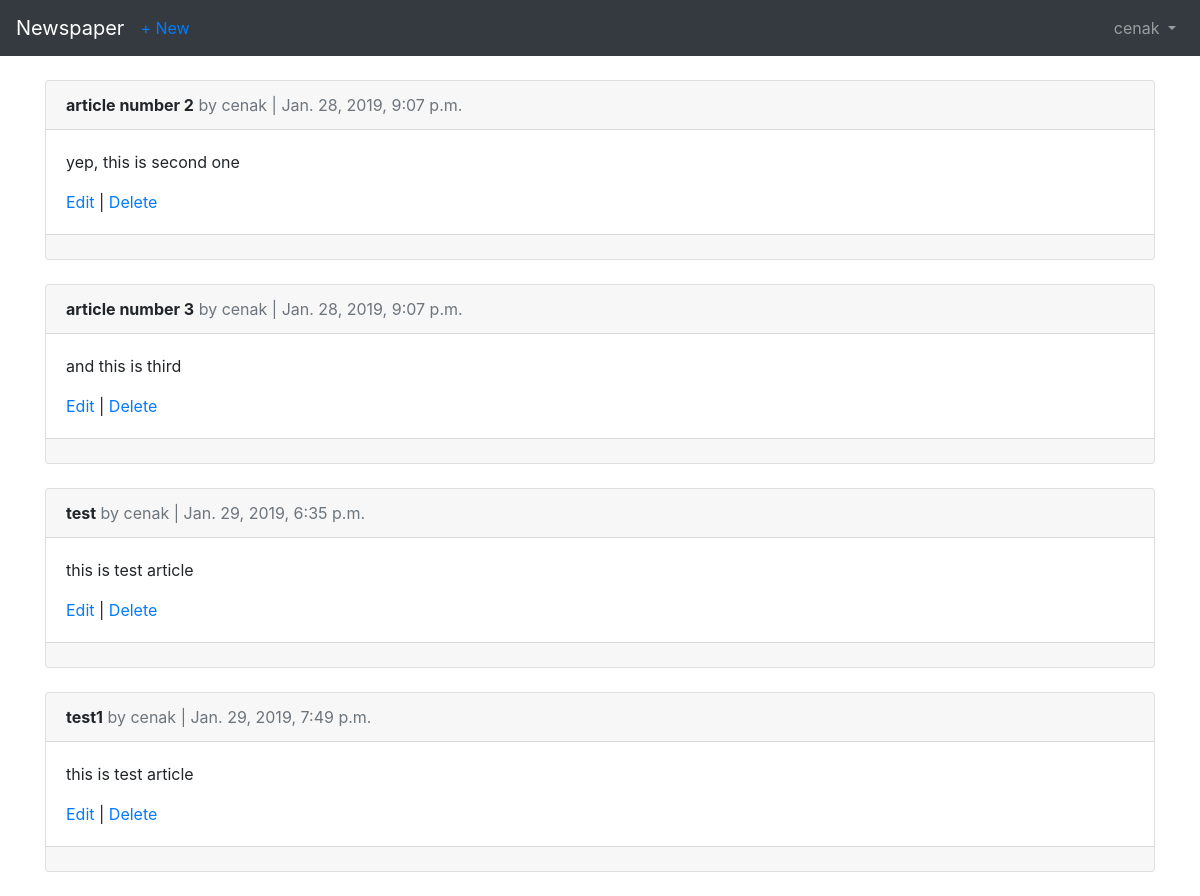
Page /articles/ (signed in) on the earlier database version.
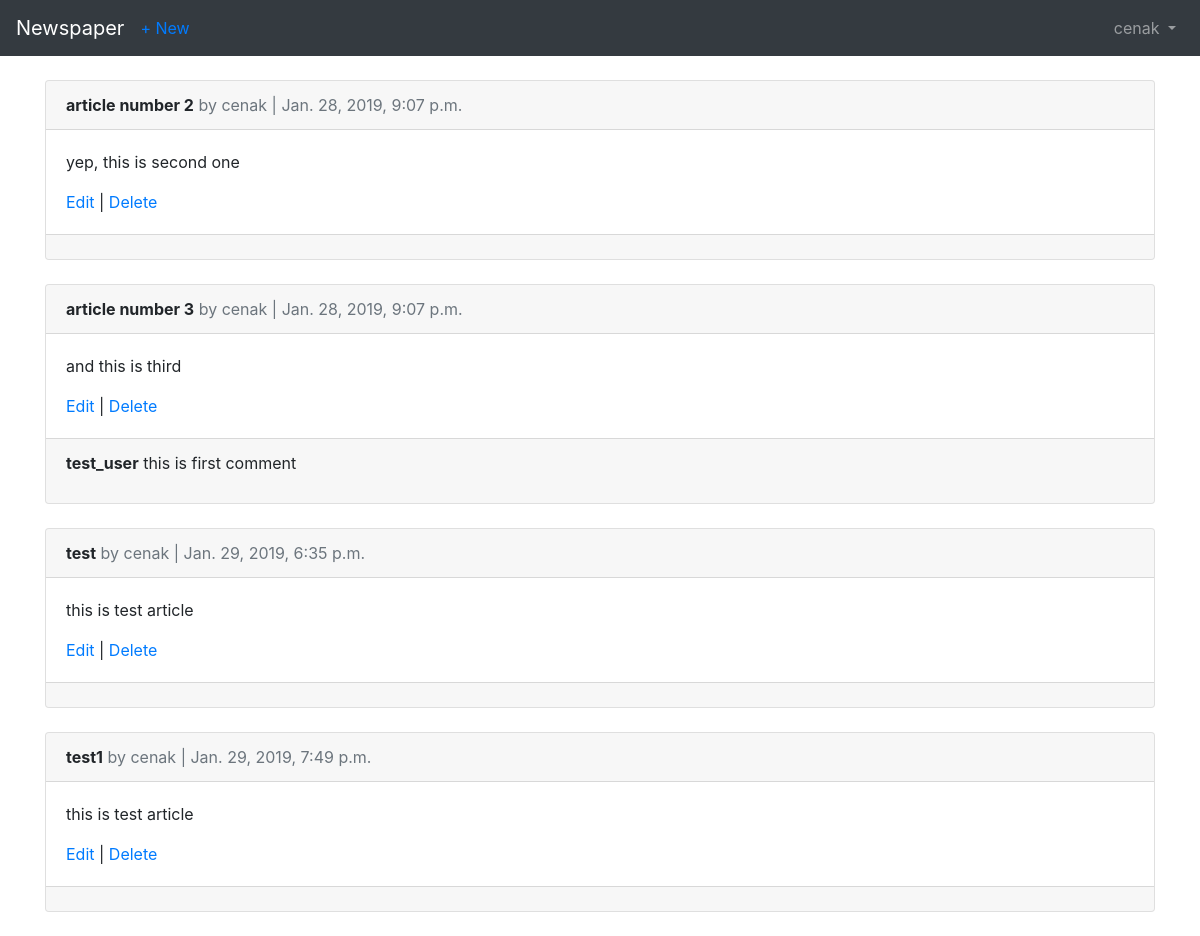
Same page on the later database version.
### users/models.py (models this page shows)
class CustomUser(AbstractUser):
    age = models.PositiveIntegerField(default=0)

### articles/models.py (models this page shows, shortened)
class Article(models.Model):
    title = models.CharField(max_length=255)
    body = models.TextField()
    date = models.DateTimeField(auto_now_add=True)
    author = models.ForeignKey(
        settings.AUTH_USER_MODEL,
        on_delete = models.CASCADE,
    )

class Comment(models.Model):
    article = models.ForeignKey(
        Article,
        on_delete = models.CASCADE,
        related_name = 'comments'
        )
    comment = models.CharField(max_length=140)
    author = models.ForeignKey(
        settings.AUTH_USER_MODEL,
        on_delete = models.CASCADE
    )
    def __str__(self):
        return self.comment

### articles/views.py (the view)
# urls.py: path('', views.ArticleListView.as_view(), name='article_list'),
class ArticleListView(LoginRequiredMixin, ListView):
    model = models.Article
    template_name = 'article_list.html'
    login_url = 'login'

### templates/article_list.html (shortened to what this page needs)
{% extends 'base.html' %}
{% block content %}
  {% for article in object_list %}
    <div class="card">
      <div class="card-header">
        <span class="font-weight-bold">{{ article.title }}</span>
        <span class="text-muted">by {{ article.author }} | {{ article.date }}</span>
      </div>
      <div class="card-body">
        <p>{{ article.body }}</p>
        <a href="{% url 'article_edit' article.pk %}">Edit</a> |
        <a href="{% url 'article_delete' article.pk %}">Delete</a>
      </div>
      <div class="card-footer">
        {% for comment in article.comments.all %}
          <p>
            <span class="font-weight-bold">{{ comment.author }}</span>
            {{ comment }}
          </p>
        {% endfor %}
      </div>
    </div>
    <br />
  {% endfor %}
{% endblock content %}

### templates/base.html (shortened to what this page needs)
<!DOCTYPE html>
{% load static %}
<html lang="en">
  <head>
    <link rel="stylesheet" href="https://maxcdn.bootstrapcdn.com/bootstrap/4.0.0/css/bootstrap.min.css">
  </head>
  <body>
    <nav class="navbar navbar-expand-md navbar-dark bg-dark mb-4">
      <a class="navbar-brand" href="{% url 'home' %}">Newspaper</a>
      {% if user.is_authenticated %}
      <ul class="navbar-nav mr-auto">
        <li class="nav-item"><a href="{% url 'article_new' %}">+ New</a></li>
      </ul>
      {% endif %}
      <div class="collapse navbar-collapse" id="navbarCollapse">
        {% if user.is_authenticated %}
          <ul class="navbar-nav ml-auto">
            <li class="nav-item">
              <a class="nav-link dropdown-toggle" href="#" id="userMenu" data-toggle="dropdown" aria-haspopup="true" aria-expanded="false">
                {{ user.username }}
              </a>
            </li>
          </ul>
        {% else %}
          <form class="form-inline ml-auto">
            <a href="{% url 'login' %}" class="btn btn-outline-secondary">Log in</a>
            <a href="{% url 'signup' %}" class="btn btn-primary ml-2">Sign up</a>
          </form>
        {% endif %}
      </div>
    </nav>
    <div class="container">
       {% block content %}
       {% endblock %}
    </div>
  </body>
</html>

Differences in the rows shown:
added Comment: author "test_user", comment "this is first comment", shown under Article "article number 3"
